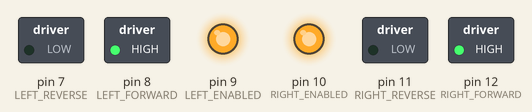
A sketch run on a simulated Arduino Uno, built with avr-gcc and run on an emulated ATmega328P. Parts: switched loads named in the sketch (green lamp = pin HIGH), output pins drawn as LEDs (lit = HIGH).

Above: at 0.5 s.
At 2.5 s:
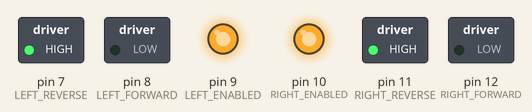
At 3.5 s:
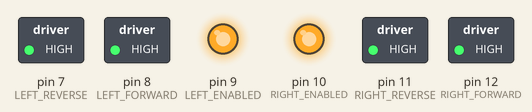
Timing chart, 0 to 4.6 s (numbered marks = the images above):
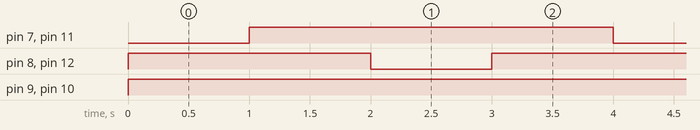

Measured:
- by itself, pin 7 (LEFT_REVERSE), pin 11 (RIGHT_REVERSE): alternates HIGH for 3.0 s and LOW for 1.0 s
- by itself, pin 8 (LEFT_FORWARD), pin 12 (RIGHT_FORWARD): repeats every 4.0 s: LOW 1.0 s, HIGH 3.0 s
- by itself, pin 9 (LEFT_ENABLED), pin 10 (RIGHT_ENABLED): LOW → HIGH at 0.00 s

The sketch:

Story_4.ino
```cpp
const int LEFT_FORWARD = 8;
const int RIGHT_FORWARD = 12;
const int LEFT_REVERSE = 7;
const int RIGHT_REVERSE = 11 ;
const int LEFT_ENABLED = 9;
const int RIGHT_ENABLED = 10;

void Left_Motor_Forward()
{
   digitalWrite(LEFT_ENABLED, HIGH);
   digitalWrite(LEFT_FORWARD, HIGH);
   digitalWrite(LEFT_REVERSE, LOW);
}

void Left_Motor_Reverse()
{
   digitalWrite(LEFT_ENABLED, HIGH);
   digitalWrite(LEFT_REVERSE, HIGH);
   digitalWrite(LEFT_FORWARD, LOW);
}

void Left_Motor_Full_Stop()
{
   digitalWrite(LEFT_ENABLED, HIGH);
   digitalWrite(LEFT_REVERSE, HIGH);
   digitalWrite(LEFT_FORWARD, HIGH);
}

void Right_Motor_Forward()
{
   digitalWrite(RIGHT_ENABLED, HIGH);
   digitalWrite(RIGHT_FORWARD, HIGH);
   digitalWrite(RIGHT_REVERSE, LOW);
}

void Right_Motor_Reverse()
{
   digitalWrite(RIGHT_ENABLED, HIGH);
   digitalWrite(RIGHT_REVERSE, HIGH);
   digitalWrite(RIGHT_FORWARD, LOW);
}

void Right_Motor_Full_Stop()
{
   digitalWrite(RIGHT_ENABLED, HIGH);
   digitalWrite(RIGHT_REVERSE, HIGH);
   digitalWrite(RIGHT_FORWARD, HIGH);
}

void Both_Motors_Full_Stop()
{
  Left_Motor_Full_Stop();
  Right_Motor_Full_Stop();
}

void Both_Motors_Forward()
{
  Left_Motor_Forward();
  Right_Motor_Forward();
}

void Both_Motors_Reverse()
{
  Left_Motor_Reverse();
  Right_Motor_Reverse();
}

void setup()
{
  pinMode(LEFT_FORWARD, OUTPUT);
  pinMode(RIGHT_FORWARD, OUTPUT);
  pinMode(LEFT_REVERSE, OUTPUT);
  pinMode(RIGHT_REVERSE, OUTPUT);
  pinMode(LEFT_ENABLED, OUTPUT);
  pinMode(RIGHT_ENABLED, OUTPUT);

}


void loop()
{
  Both_Motors_Forward();
  delay(1000);
  Both_Motors_Full_Stop();
  delay(1000);
  Both_Motors_Reverse();
  delay(1000);
  Both_Motors_Full_Stop();
  delay(1000);
}
```
